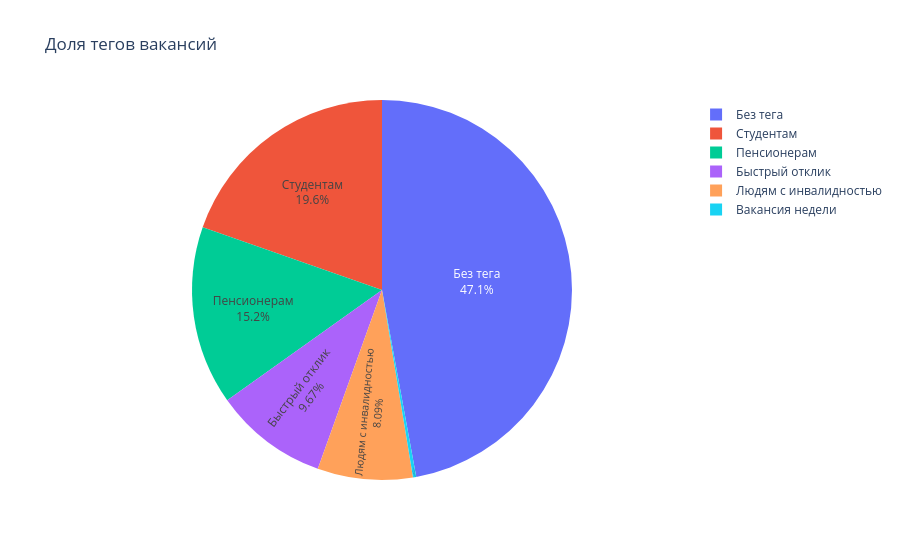

Here is the notebook cell this chart was saved with:
### Code cell
fig = px.pie(df_spread1, values='count', names='Теги', title='Доля тегов вакансий',
             hover_data=['Теги'], labels={'Теги':'count'})
fig.update_traces(textposition='inside', textinfo='percent+label')
fig.show()

### Figure 1 — Plotly figure (JSON) as saved in the notebook; plotly's stock layout.template omitted (floating-point values rounded to 4 significant figures)
{"data": [{"customdata": [["Без тега"], ["Студентам"], ["Пенсионерам"], ["Быстрый отклик"], ["Людям с инвалидностью"], ["Вакансия недели"]], "domain": {"x": [0, 1], "y": [0, 1]}, "hovertemplate": "count=%{customdata[0]}<extra></extra>", "labels": ["Без тега", "Студентам", "Пенсионерам", "Быстрый отклик", "Людям с инвалидностью", "Вакансия недели"], "legendgroup": "", "name": "", "showlegend": true, "textinfo": "percent+label", "textposition": "inside", "type": "pie", "values": [7537, 3142, 2433, 1547, 1295, 44]}], "layout": {"legend": {"tracegroupgap": 0}, "title": {"text": "Доля тегов вакансий"}}}
